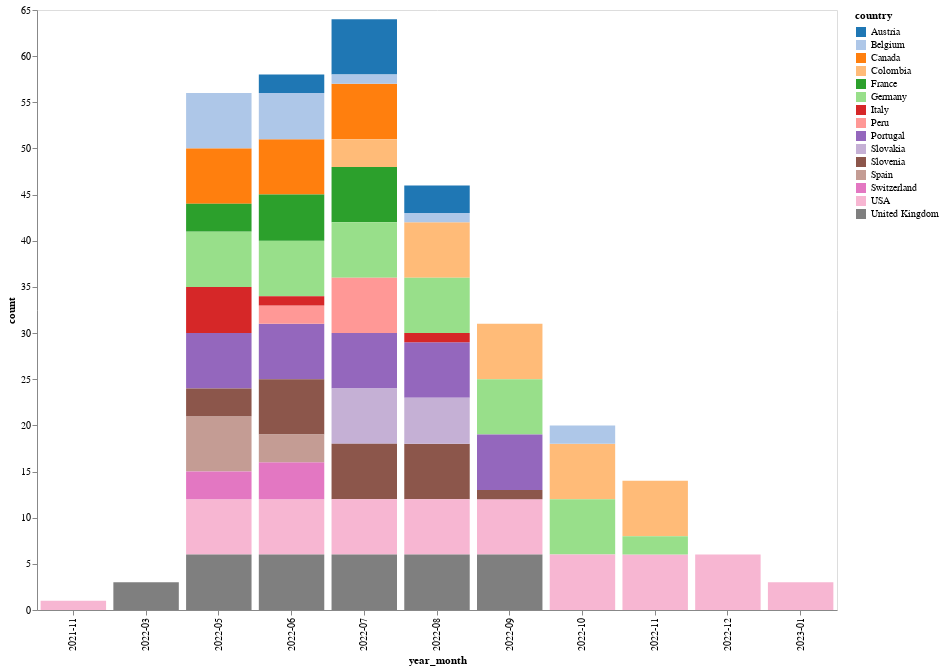

Notebook code cell kept with this figure:
### Code cell
range_ = ["#5E1D9D","#492AB5","#4042C7","#3E5DD0","#4377CD","#4A8CC2","#549DB2","#60AA9E","#6EB389","#80B974","#92BC63","#A6BE55","#B9BC4A","#CBB742","#D9AD3D","#E29D39","#E68634","#E56A2F","#E04929","#DB2823"]
alt.Chart(country_300_count).mark_bar().encode(
    alt.X("year_month",axis=alt.Axis( grid=False, )),
    alt.Y("count",axis=alt.Axis( grid=False)), 
    alt.Color("country:N", scale=alt.Scale(scheme="category20"))).properties(
    width = 800,
    height = 600
)

### Figure 1 — Vega-Lite specification as saved in the notebook (floating-point values rounded to 4 significant figures)
{"config": {"view": {"continuousWidth": 400, "continuousHeight": 300}}, "data": {"name": "data-ae4fcb9060c7ccb5ec846f4af1c45637"}, "mark": "bar", "encoding": {"color": {"field": "country", "scale": {"scheme": "category20"}, "type": "nominal"}, "x": {"axis": {"grid": false}, "field": "year_month", "type": "nominal"}, "y": {"axis": {"grid": false}, "field": "count", "type": "quantitative"}}, "height": 600, "width": 800, "$schema": "https://vega.github.io/schema/vega-lite/v4.17.0.json", "datasets": {"data-ae4fcb9060c7ccb5ec846f4af1c45637": [{"year_month": "2021-11", "country": "USA", "count": 1}, {"year_month": "2022-03", "country": "United Kingdom", "count": 3}, {"year_month": "2022-05", "country": "Belgium", "count": 6}, {"year_month": "2022-05", "country": "Canada", "count": 6}, {"year_month": "2022-05", "country": "Germany", "count": 6}, {"year_month": "2022-05", "country": "Portugal", "count": 6}, {"year_month": "2022-05", "country": "Spain", "count": 6}, {"year_month": "2022-05", "country": "USA", "count": 6}, {"year_month": "2022-05", "country": "United Kingdom", "count": 6}, {"year_month": "2022-05", "country": "Italy", "count": 5}, {"year_month": "2022-05", "country": "France", "count": 3}, {"year_month": "2022-05", "country": "Slovenia", "count": 3}, {"year_month": "2022-05", "country": "Switzerland", "count": 3}, {"year_month": "2022-06", "country": "Canada", "count": 6}, {"year_month": "2022-06", "country": "Germany", "count": 6}, {"year_month": "2022-06", "country": "Portugal", "count": 6}, {"year_month": "2022-06", "country": "Slovenia", "count": 6}, {"year_month": "2022-06", "country": "USA", "count": 6}, {"year_month": "2022-06", "country": "United Kingdom", "count": 6}, {"year_month": "2022-06", "country": "Belgium", "count": 5}, {"year_month": "2022-06", "country": "France", "count": 5}, {"year_month": "2022-06", "country": "Switzerland", "count": 4}, {"year_month": "2022-06", "country": "Spain", "count": 3}, {"year_month": "2022-06", "country": "Austria", "count": 2}, {"year_month": "2022-06", "country": "Peru", "count": 2}, {"year_month": "2022-06", "country": "Italy", "count": 1}, {"year_month": "2022-07", "country": "Austria", "count": 6}, {"year_month": "2022-07", "country": "Canada", "count": 6}, {"year_month": "2022-07", "country": "France", "count": 6}, {"year_month": "2022-07", "country": "Germany", "count": 6}, {"year_month": "2022-07", "country": "Peru", "count": 6}, {"year_month": "2022-07", "country": "Portugal", "count": 6}, {"year_month": "2022-07", "country": "Slovakia", "count": 6}, {"year_month": "2022-07", "country": "Slovenia", "count": 6}, {"year_month": "2022-07", "country": "USA", "count": 6}, {"year_month": "2022-07", "country": "United Kingdom", "count": 6}, {"year_month": "2022-07", "country": "Colombia", "count": 3}, {"year_month": "2022-07", "country": "Belgium", "count": 1}, {"year_month": "2022-08", "country": "Colombia", "count": 6}, {"year_month": "2022-08", "country": "Germany", "count": 6}, {"year_month": "2022-08", "country": "Portugal", "count": 6}, {"year_month": "2022-08", "country": "Slovenia", "count": 6}, {"year_month": "2022-08", "country": "USA", "count": 6}, {"year_month": "2022-08", "country": "United Kingdom", "count": 6}, {"year_month": "2022-08", "country": "Slovakia", "count": 5}, {"year_month": "2022-08", "country": "Austria", "count": 3}, {"year_month": "2022-08", "country": "Belgium", "count": 1}, {"year_month": "2022-08", "country": "Italy", "count": 1}, {"year_month": "2022-09", "country": "Colombia", "count": 6}, {"year_month": "2022-09", "country": "Germany", "count": 6}, {"year_month": "2022-09", "country": "Portugal", "count": 6}, {"year_month": "2022-09", "country": "USA", "count": 6}, {"year_month": "2022-09", "country": "United Kingdom", "count": 6}, {"year_month": "2022-09", "country": "Slovenia", "count": 1}, {"year_month": "2022-10", "country": "Colombia", "count": 6}, {"year_month": "2022-10", "country": "Germany", "count": 6}, {"year_month": "2022-10", "country": "USA", "count": 6}, {"year_month": "2022-10", "country": "Belgium", "count": 2}, {"year_month": "2022-11", "country": "Colombia", "count": 6}, {"year_month": "2022-11", "country": "USA", "count": 6}, {"year_month": "2022-11", "country": "Germany", "count": 2}, {"year_month": "2022-12", "country": "USA", "count": 6}, {"year_month": "2023-01", "country": "USA", "count": 3}]}}
